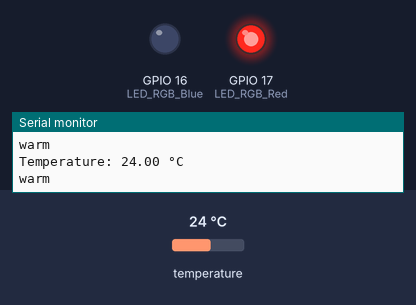
The sketch below on a simulated ESP32. Shown: output pins drawn as LEDs (lit = HIGH), the last lines printed to the serial monitor. The inputs (shaded band) are chosen by the test bench; at power-on: temperature 24 °C.

Above: at 2.4 s.
2.5 s: temperature set to 22.3 °C
4.0 s: temperature set to 21.4 °C
At 5.4 s:
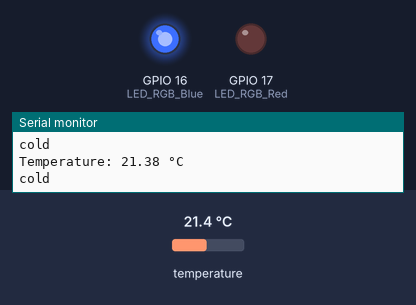
5.7 s: temperature set to 28 °C
At 6.4 s:
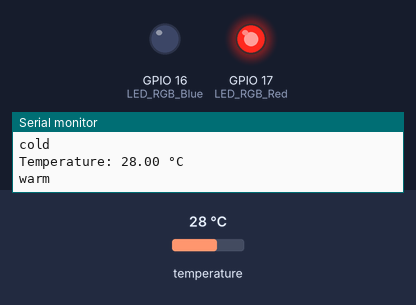
7.2 s: temperature set to 12 °C
At 8.8 s:
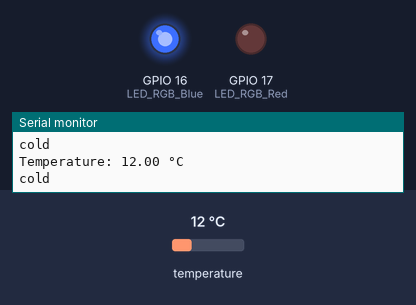
Timing chart, 0 to 9.9 s (numbered marks = the images above; inputs shaded):
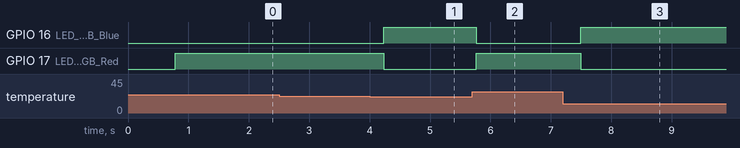

Measured:
- the behaviour switches between 22 and 21.9 °C on temperature (found by bisection; images 0 and 1)
- after the input at 4.0 s, GPIO 16 (LED_RGB_Blue): LOW → HIGH after 0.24 s; GPIO 17 (LED_RGB_Red): HIGH → LOW after 0.24 s
- after the input at 5.7 s, GPIO 16 (LED_RGB_Blue): HIGH → LOW after 0.07 s; GPIO 17 (LED_RGB_Red): LOW → HIGH after 0.07 s
- after the input at 7.2 s, GPIO 16 (LED_RGB_Blue): LOW → HIGH after 0.29 s; GPIO 17 (LED_RGB_Red): HIGH → LOW after 0.29 s

The sketch:

ELEPHANT_Temperature_Code_Solution_Task3.ino
```cpp
// RGB LED Blue
// GPIO
#define LED_RGB_Blue 16

// RGB LED Red
// GPIO
#define LED_RGB_Red 17

// temperature sensor
// GPIO
#define temperaturesensor 26
// library
#include <OneWire.h>
#include <DallasTemperature.h>
// define temperaturesensor
OneWire oneWire(temperaturesensor);
DallasTemperature sensors(&oneWire);
// set treshold for the temperature sensor. The variable determines the treshold between warm and cold (°C).
float temperatureTreshold = 22;

// servomotor
// library
// GPIO
// PWM properties servomotor
// define servomotor angles

// command_servomotor(): give the angle to the function command_servomotor() and move to the servomotor to the servomotor_Angle
// convert 0-180 degrees to 0-65536

// global variables
char serialprint_buffer[100];

// setup the components
void setup()
{
  // setup LED_RGB_Blue as OUTPUT
  pinMode(LED_RGB_Blue, OUTPUT);

  // setup LED_RGB_Red as OUTPUT
  pinMode(LED_RGB_Red, OUTPUT);

  // setup the temperature sensor as INPUT
  pinMode(temperaturesensor, INPUT);
  // start the temperaturesensor
  sensors.begin();

  // setup servomotor as OUTPUT
  // attach the channel to the GPIO to be controlled
  // define the PWM functionalities of the channel

  // setup the serial communication
  Serial.begin(9600);
}

void loop()
{
  // read and display the temperature (°C)
  sensors.requestTemperatures();
  float temperature_value = sensors.getTempCByIndex(0);
  sprintf(serialprint_buffer, "Temperature: %.2f °C", temperature_value);
  Serial.println(serialprint_buffer);

  // If the temperature sensor value is equal of higher then the temperature treshold print "warm" in the serial monitor.
  if (temperature_value >= temperatureTreshold) {
    Serial.println("warm");
	// flash the red LED with digitalWrite()
    digitalWrite(LED_RGB_Blue, LOW);
    digitalWrite(LED_RGB_Red, HIGH);
    delay(100);
  }

  // If the temperature sensor value is lower then the temperature treshold print "cold" in the serial monitor.
  else {
    Serial.println("cold");
    // flash the blue LED with digitalWrite()
    digitalWrite(LED_RGB_Blue, HIGH);
    digitalWrite(LED_RGB_Red, LOW);
    // create a movement of the servomotor to angle max and min
  }
}
```
